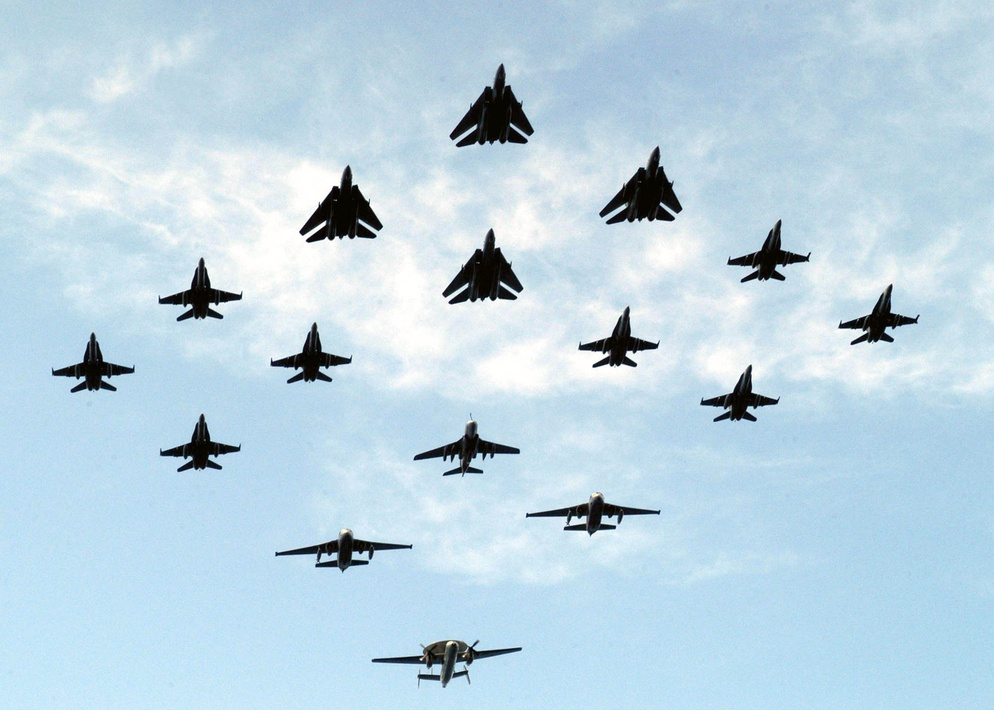
#> input picture lab4/data/samolot00.jpg, 994 x 710 px, shrunk from 2100 x 1500 before the run; its folder holds only this picture in this run
$ python -i planes_0.py   (imports and definitions only)
#> lines starting #> are read from the running program, lines starting #| are printed output that depends on the picture; after the words box and inside, x2 and y2 are one past the last pixel; in counts of white or black regions, pixels touching at a corner belong together
#!/usr/bin/env python
# coding: utf-8

# In[1]:

from skimage import io
from skimage.color import rgb2gray
from matplotlib import pyplot as plt, colors
from glob import glob
import numpy as np
from itertools import product
import skimage.morphology as mp
from skimage import measure, feature
from skimage.measure import find_contours as fc


# In[2]:


# [1 line not run here, left out]


# In[3]:


### Helper functions for grouping contours belonging to the same plane

# returns vertices of a box around a list of points
def bbox(c):
    diag = *np.min(c, 0), *np.max(c, 0)
    return list(product(diag[::2], diag[1::2]))

def bboxwh(bb):
    return bb[3][0]-bb[0][0], bb[3][1]-bb[0][1]

def in_bbox(p, diag, sl=0):
    return diag[0][0]-sl < p[0] < diag[1][0]+sl and             diag[0][1]-sl < p[1] < diag[1][1]+sl

# approximate bounding box as circle
def bboxr(bb):
    return min(bboxwh(bb))/2
def bboxcr(bb):
    r = bboxr(bb)
    ctr = ((bb[0][0]+bb[3][0])/2, (bb[0][1]+bb[3][1])/2)
    return ctr, r

# slack as percent 0-1
def circ_int(bb1, bb2, slp=0):
    c1, r1 = bboxcr(bb1)
    c2, r2 = bboxcr(bb2)
    sl = max(r1, r2)*slp
    return (c2[0]-c1[0])**2+(c2[1]-c1[1])**2 < (r1+r2+sl)**2

def intersect(bb1, bb2, slack=0):
    d1 = [bb1[0], bb1[3]]
    d2 = [bb2[0], bb2[3]]
    return any(in_bbox(p, d2, slack) for p in bb1) or             any(in_bbox(p, d1, slack) for p in bb2)


# In[4]:


from random import random

def draw_contour(image, ax=plt):

    pp = rgb2gray(image)
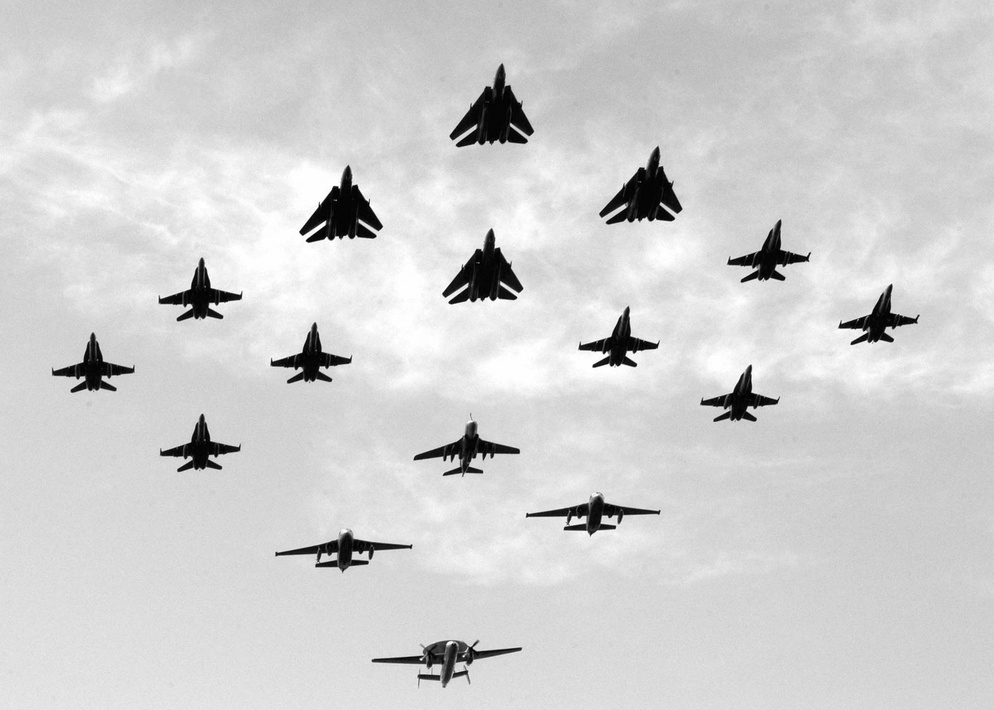
#> pp: shape (710, 994) float64; min 0, max 1, mean 0.818

    # special case if brightness doesn't deviate much
    if pp.std() <= 0.05:
        MIN = pp.mean() - pp.std()
        MAX = pp.mean() + pp.std()
        norm = (pp - MIN) / (MAX - MIN)
        norm[norm > 1] = 1
        norm[norm < 0] = 0
        pp = norm

    # remove details of clouds
    pp = pp.clip(0, np.percentile(pp, 70))
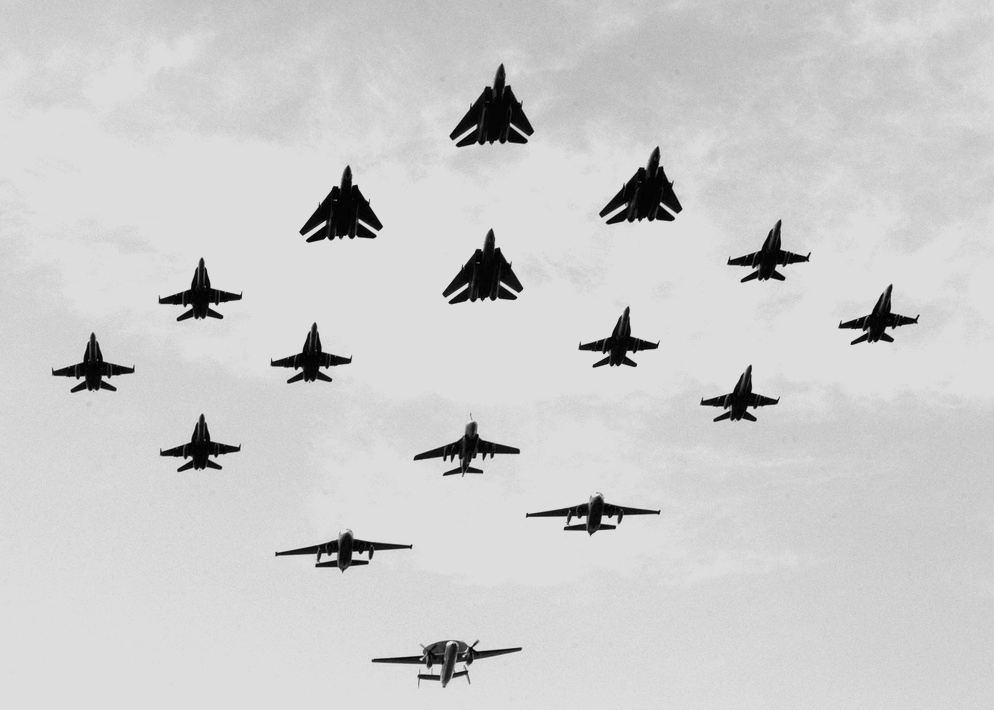
#> pp: shape (710, 994) float64; min 0, max 0.869, mean 0.806

    # enhance contours
    pp = feature.canny(pp, sigma=3)
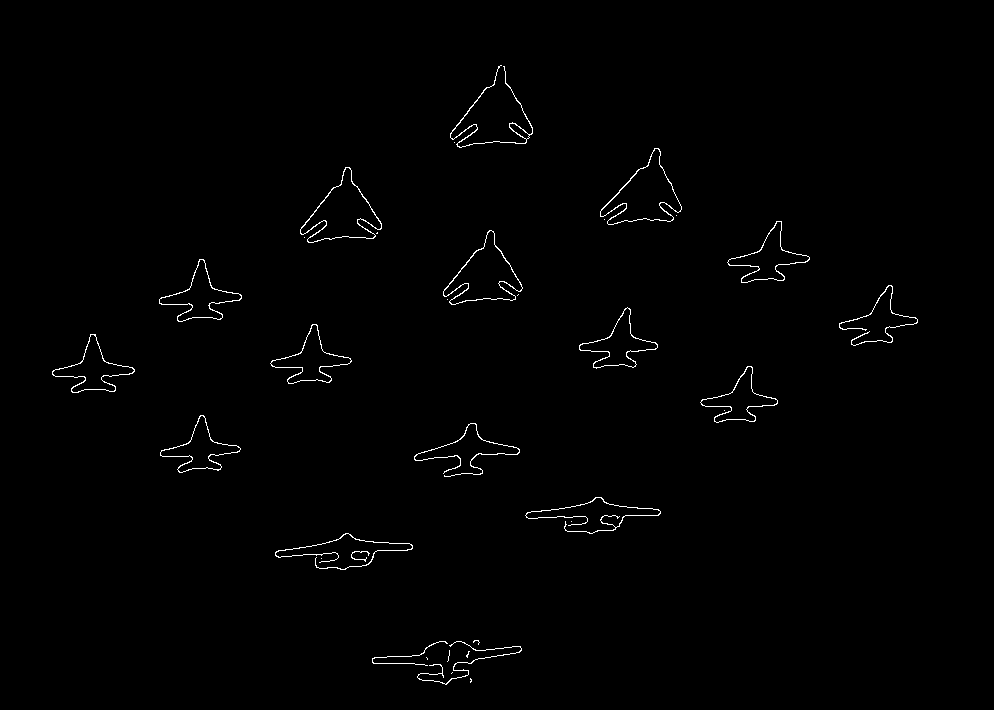
#> pp: shape (710, 994) bool; 0.81% white in thin lines or dots, all inside (x1, y1, x2, y2) = (52, 65, 918, 685)
    pp = (pp > 0.7)*1.0
    pp = mp.dilation(pp)
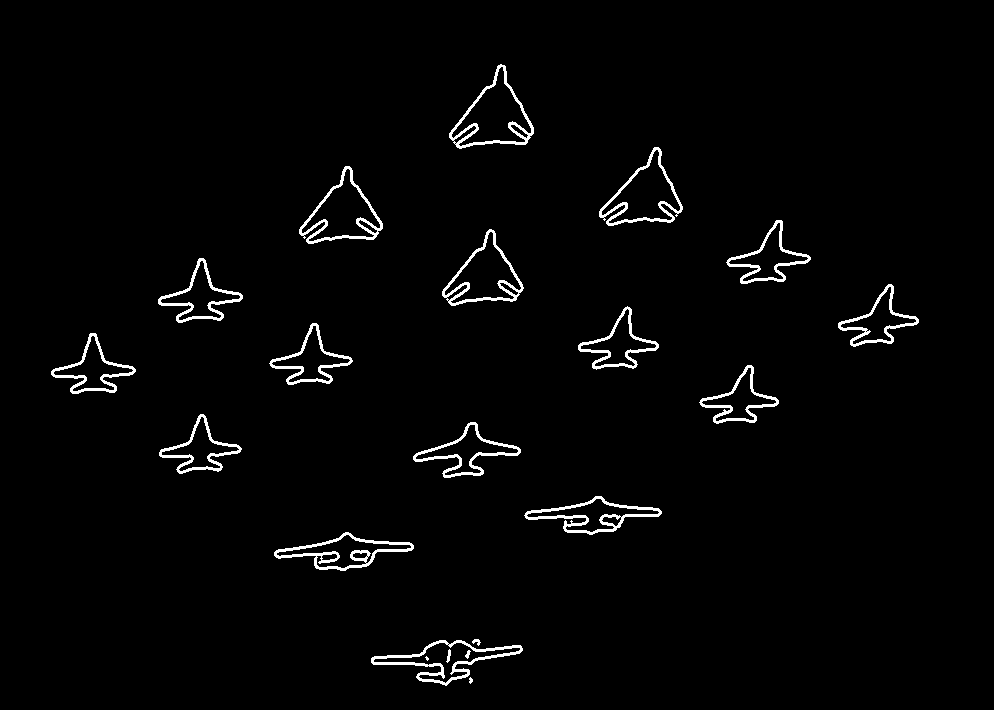
#> pp: shape (710, 994) float64; values 0 (black) and 1 (white), 2.2% white; 21 white regions (2 under 20 px), largest, box (x1, y1, x2, y2) and area: (371, 640, 523, 686) 1258, (274, 532, 414, 571) 1192, (524, 496, 662, 535) 1154


    # find contours and order descending by size (ungrouped)
    cs = fc(pp, level=0.8)
#> cs = 46 point arrays, longest 1005 points
    cs.sort(key=lambda x:bboxr(bbox(x)), reverse=True)

    # group contours
    cs2 = []
    bboxes = []
    slack = 0.4
    for j, c in enumerate(cs):
        bb = bbox(c)

        for i, (c1, bb1) in enumerate(zip(cs2, bboxes)):
            if circ_int(bb, bb1, slack) or intersect(bb, bb1, 0):
                c1 = cs2[i] = np.append(c1, c, 0)
                bboxes[i] = bbox(cs2[i])
                break
        else:
            cs2.append(c)
            bboxes.append(bbox(c))
#> this loop made 46 passes

    # draw contours
    last_hue = random()
    for c in cs2:
        # centroid approximation
        ctr = np.mean(c, 0)

        hsv = (last_hue, 1, 1)
        last_hue = (last_hue+0.15)%1
        col = [[*colors.hsv_to_rgb(hsv)]]
        ax.scatter(c[:,1], c[:,0], [0.5]*len(c), c=col)
        ax.scatter([ctr[1]], [ctr[0]], c='w')
#> this loop made 16 passes


# In[5]:


# [21 lines left out: function collage, not called in this run]


# In[6]:


# [1 line not run here, left out]

>>> import cv2
>>> picture = cv2.cvtColor(cv2.imread('data/samolot00.jpg'), cv2.COLOR_BGR2RGB)
>>> result = draw_contour(picture)
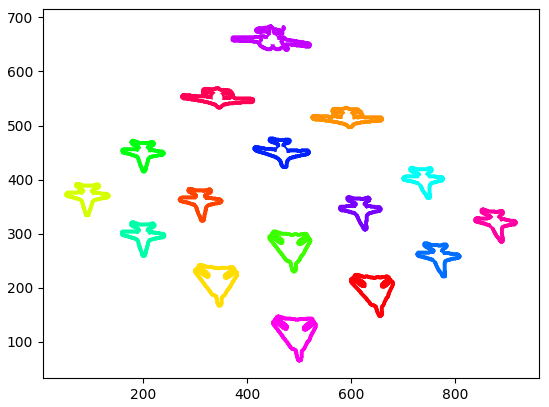
#> figure drawn by matplotlib, 1 panel

$ run again, on lab4/data/samolot01.jpg
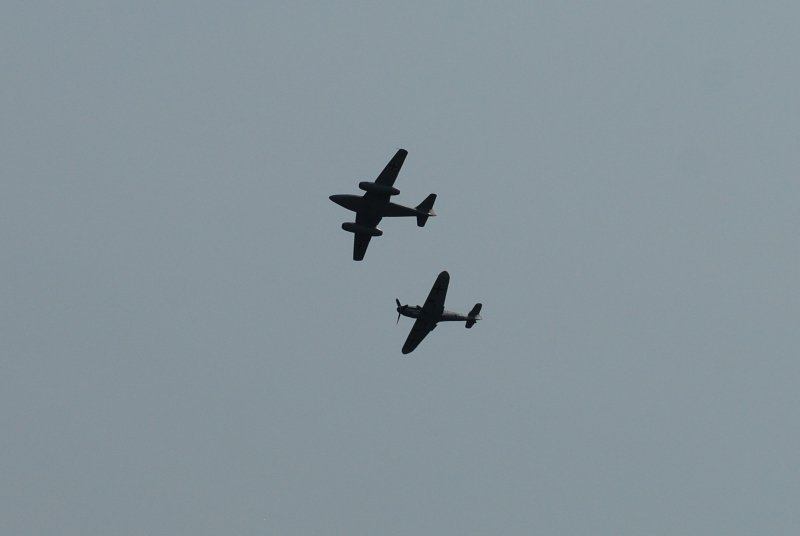
#> input picture lab4/data/samolot01.jpg, 800 x 536 px
#> in draw_contour, `pp = mp.dilation(pp)`:
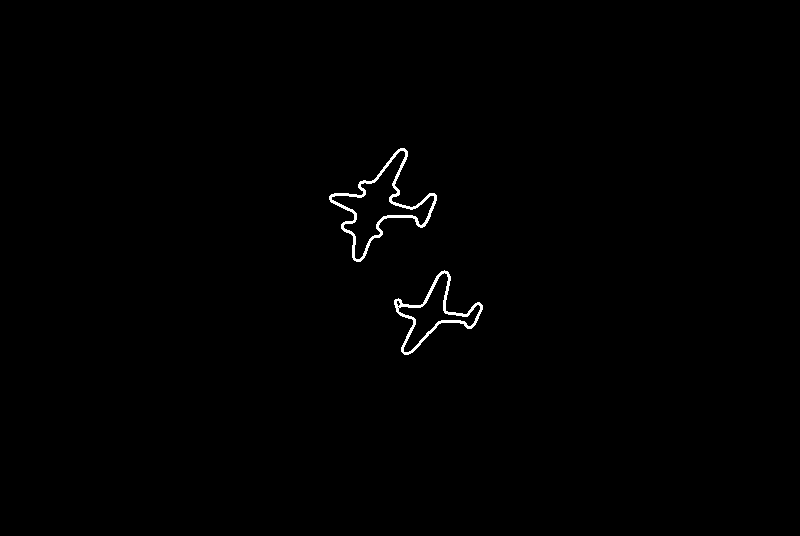
#> pp: shape (536, 800) float64; values 0 (black) and 1 (white), 0.54% white in thin lines or dots, all inside (x1, y1, x2, y2) = (329, 148, 483, 355)
#> cs = 5 point arrays, longest 587 points
#> the loop in draw_contour, `for j, c in enumerate(cs):` made 5 passes
#> after the loop in draw_contour, `for j, c in enumerate(cs):`: bboxes = [[(147.8, 328.8), (147.8, 436.2), (261.2, 328.8), (261.2, 436.2)], [(269.8, 393.8), (269.8, 482.2), (354.2, 393.8), (354.2, 482.2)]]; cs2 = 2 point arrays, longest 1150 points
#> in draw_contour, `last_hue = random()`: last_hue = 0.844
#> the loop in draw_contour, `for c in cs2:` made 2 passes
#> (ctr, hsv, last_hue, col) on passes 1 to 2: ([204.6, 382.1], (0.844, 1, 1), 0.994, [[1, 0, 0.933]]), ([313.5, 434.2], (0.994, 1, 1), 0.144, [[1, 0, 0.0335]])
#> after the loop in draw_contour, `for c in cs2:`: last_hue = 0.144
#> `result = draw_contour(picture)`:
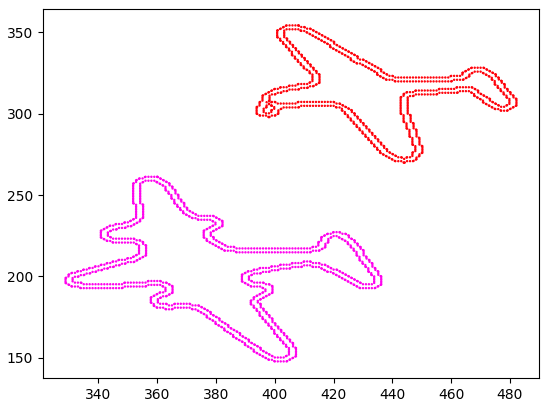
#> figure drawn by matplotlib, 1 panel

$ run again, on lab4/data/samolot02.jpg
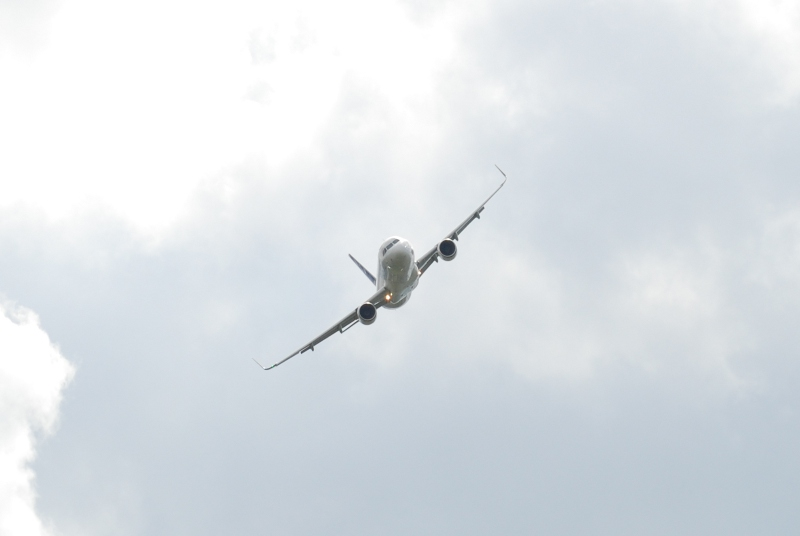
#> input picture lab4/data/samolot02.jpg, 800 x 536 px
#> in draw_contour, `pp = mp.dilation(pp)`:
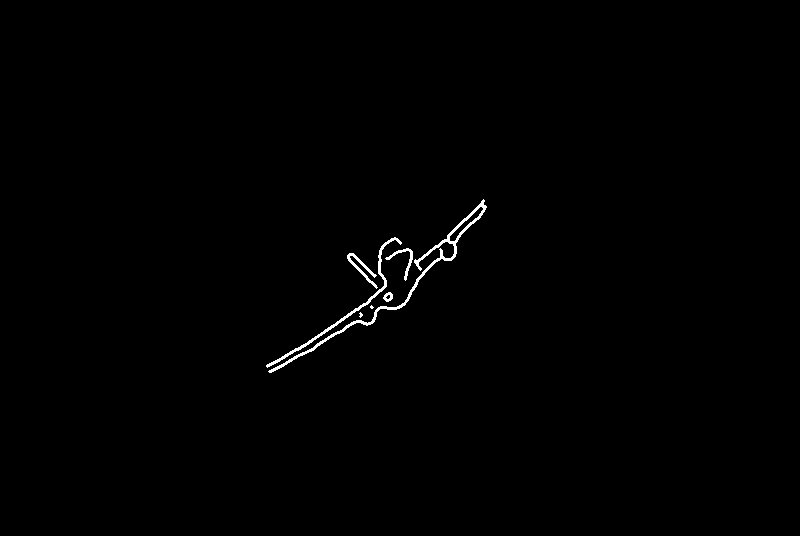
#> pp: shape (536, 800) float64; values 0 (black) and 1 (white), 0.54% white in thin lines or dots, all inside (x1, y1, x2, y2) = (266, 199, 487, 373)
#> cs = 9 point arrays, longest 979 points
#> the loop in draw_contour, `for j, c in enumerate(cs):` made 9 passes
#> after the loop in draw_contour, `for j, c in enumerate(cs):`: bboxes = [[(198.8, 265.8), (198.8, 486.2), (372.2, 265.8), (372.2, 486.2)]]; cs2 = 1 point arrays, longest 2171 points
#> in draw_contour, `last_hue = random()`: last_hue = 0.844
#> the loop in draw_contour, `for c in cs2:` made 1 pass
#> (ctr, hsv, last_hue, col) on pass 1: ([285.7, 382.1], (0.844, 1, 1), 0.994, [[1, 0, 0.933]])
#> after the loop in draw_contour, `for c in cs2:`: last_hue = 0.994
#> `result = draw_contour(picture)`:
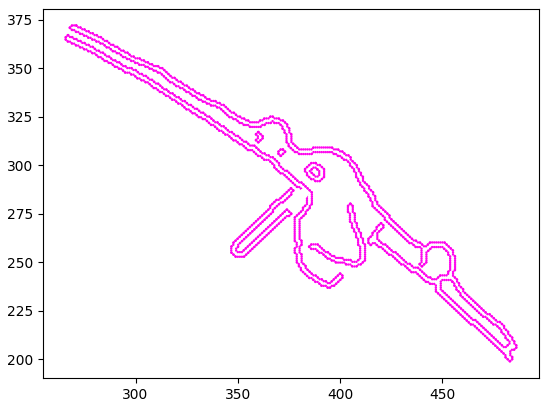
#> figure drawn by matplotlib, 1 panel

$ run again, on lab4/data/samolot03.jpg
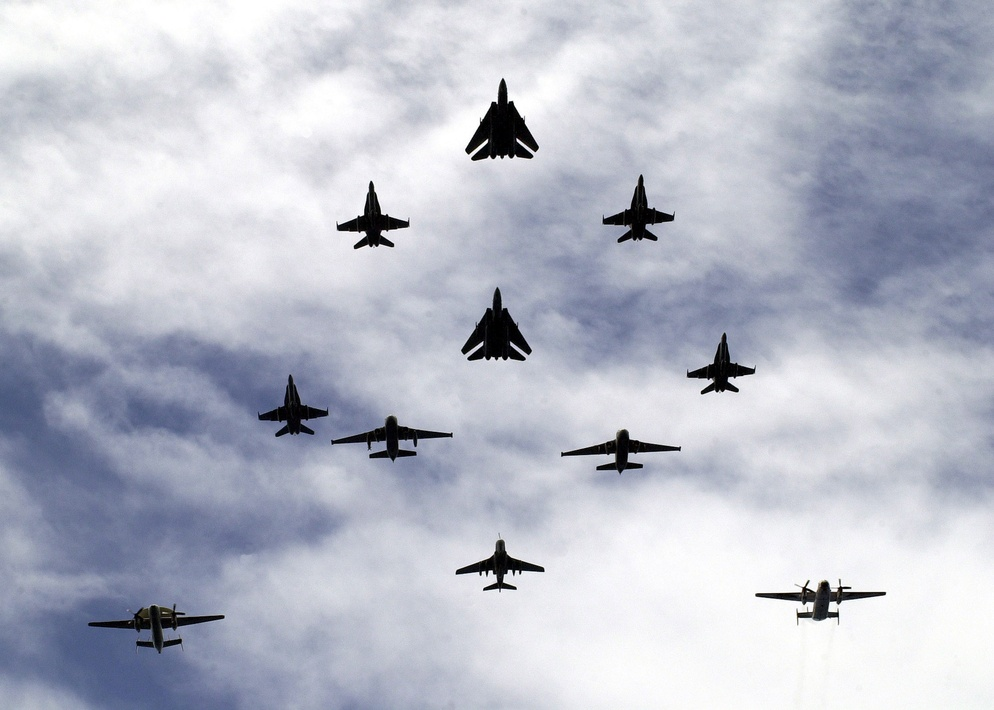
#> input picture lab4/data/samolot03.jpg, 994 x 710 px, shrunk from 2102 x 1500 before the run
#> in draw_contour, `pp = mp.dilation(pp)`:
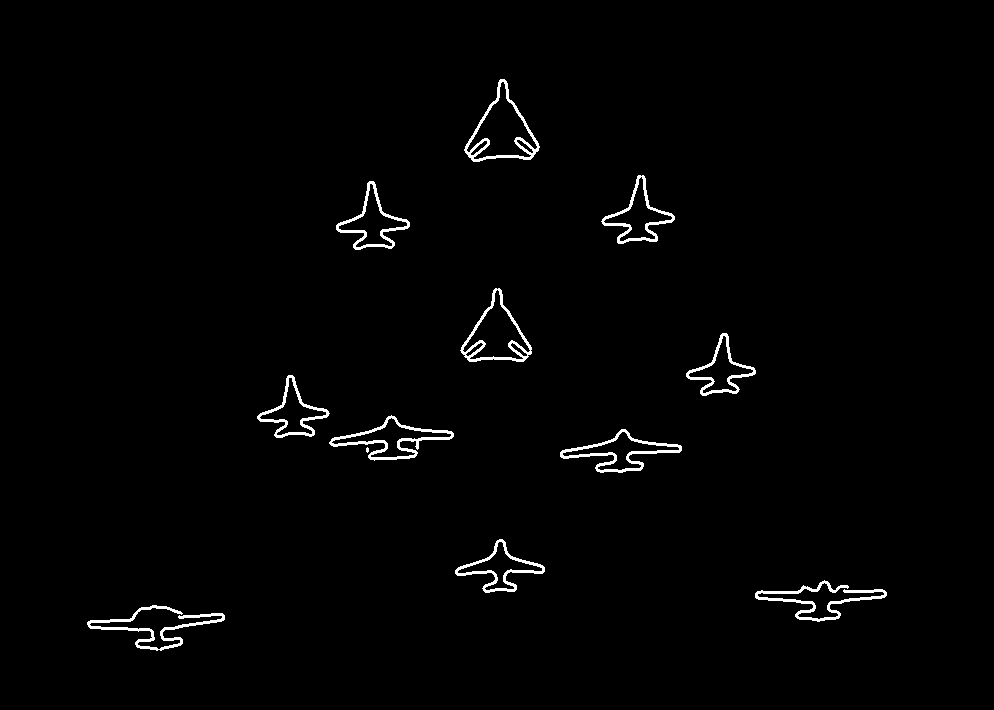
#> pp: shape (710, 994) float64; values 0 (black) and 1 (white), 1.4% white; 12 white regions (1 under 20 px), largest, box (x1, y1, x2, y2) and area: (87, 605, 225, 651) 1148, (755, 580, 887, 622) 1083, (329, 415, 454, 461) 1073
#> cs = 25 point arrays, longest 895 points
#> the loop in draw_contour, `for j, c in enumerate(cs):` made 25 passes
#> the loop in draw_contour, `for c in cs2:` made 10 passes
#> `result = draw_contour(picture)`:
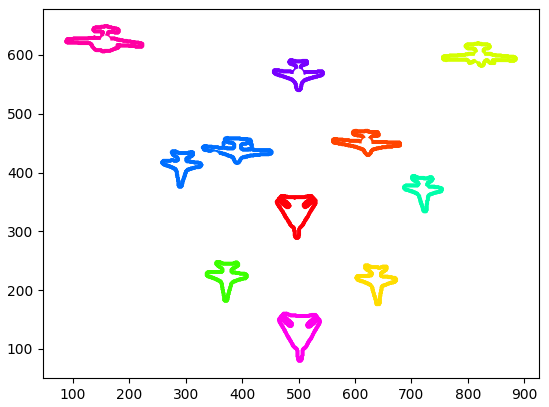
#> figure drawn by matplotlib, 1 panel
